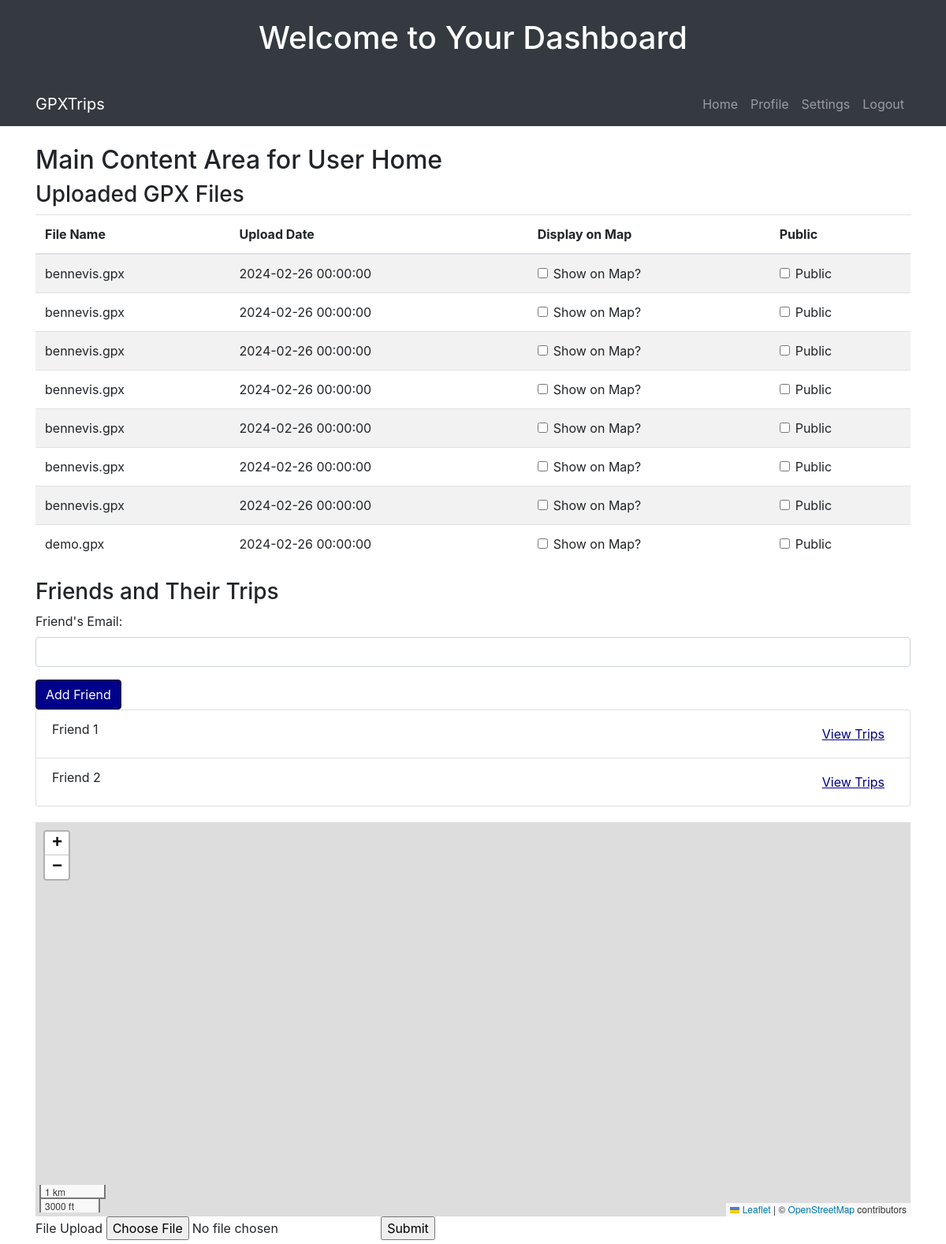
Page /user (signed in) on the committed database.
### app/models.py (models this page shows)
class Route(db.Model):
    id = db.Column(db.Integer, primary_key=True)
    user_id = db.Column(db.Integer, db.ForeignKey('user.id'), nullable=False)
    name = db.Column(db.String(128))
    upload_time = db.Column(db.DateTime)
    gpx_data = db.Column(db.LargeBinary)

### app/views.py (the view, shortened to what this page needs)
@app.route('/user',  methods=['GET', 'POST'])
@login_required
def user():
    file_upload_form = FileUploadForm()
    routes = current_user.routes
    route = None
    return render_template("user.html", title='Map', FileUploadForm=file_upload_form, route=route, routes=routes)

### app/forms.py
class FileUploadForm(FlaskForm):
    file_upload = FileField('File')
    submit_file = SubmitField('Submit')

### app/__init__.py (called while the page is built)
@login_manager.user_loader
def load_user(user_id):
    return models.User.query.get(int(user_id))

### app/templates/user.html (shortened to what this page needs)
{% extends 'base_post_login.html' %}
{% block content %}
    <h2>Main Content Area for User Home</h2>
    <head>
        <link rel="stylesheet" href="https://unpkg.com/leaflet/dist/leaflet.css" />
    </head>
    <div class="smallGap">
        <h3>Uploaded GPX Files</h3>
        <table class="table table-striped">
            <thead>
                <tr>
                    <th>File Name</th>
                    <th>Upload Date</th>
                    <th>Display on Map</th>
                    <th>Public</th>
                </tr>
            </thead>
            <tbody>
                {% for i in routes %}
                <tr>
                    <td>{{ i.name }}</td>
                    <td>{{ i.upload_time }}</td>
                    <td>
                        <div class="form-check">
                            <input class="form-check-input" type="checkbox" value="" id="displayCheckbox{{ i.id }}" onchange="displayOnMap({{ i.id }})">
                            <label class="form-check-label" for="displayCheckbox{{ i.id }}">
                                Show on Map?
                            </label>
                        </div>
                    </td>
                    <td>
                        <div class="form-check">
                            <input class="form-check-input" type="checkbox" value="" id="publicCheckbox1">
                            <label class="form-check-label" for="publicCheckbox1">
                                Public
                            </label>
                        </div>
                    </td>
                </tr>
                {% endfor %}
            </tbody>
        </table>
    </div>
    <div class="smallGap">
        <h3>Friends and Their Trips</h3>
        <form action="/add_friend" method="post">
            <div class="form-group">
                <label for="friendEmail">Friend's Email:</label>
                <input type="email" class="form-control" id="friendEmail" name="friend_email">
            </div>
            <button type="submit" id="addFriendButton" class="btn btn-primary" name="addFriendButton">Add Friend</button>
        </form>
        <ul class="list-group">
            <li class="list-group-item">
                Friend 1
                <button type="button" class="btn btn-link float-right">View Trips</button>
            </li>
            <li class="list-group-item">
                Friend 2
                <button type="button" class="btn btn-link float-right">View Trips</button>
            </li>
        </ul>
    </div>
    <body>
        <div id="test">
            <div id="map"></div>
        </div>
        <div class="form">
            <form method="POST" action="" name="fileUpload" enctype="multipart/form-data">
                <label for="fileUpload">File Upload</label>
                {{ FileUploadForm.file_upload(accept=".gpx") }}
                {{ FileUploadForm.submit_file }}
            </form>
        </div>
    </body>
{% endblock %}

### app/templates/base_post_login.html (shortened to what this page needs)
<!DOCTYPE html>
<html lang="en">
<head>
    <link rel="stylesheet" href="https://stackpath.bootstrapcdn.com/bootstrap/4.2.1/css/bootstrap.min.css"
    <script src="https://cdnjs.cloudflare.com/ajax/libs/popper.js/1.14.6/umd/popper.min.js"></script>
    <link rel="stylesheet" href="../static/css/post_login_style.css">
    <link rel="stylesheet" href="https://unpkg.com/leaflet/dist/leaflet.css" />
</head>
<body>
    <header class="bg-dark text-white text-center py-4">
        <h1>Welcome to Your Dashboard</h1>
    </header>
    <nav class="navbar navbar-expand-lg navbar-dark bg-dark">
        <div class="container">
            <a class="navbar-brand" href="#">GPXTrips</a>
            <div class="collapse navbar-collapse" id="navbarNav">
                <ul class="navbar-nav ml-auto">
                    <li class="nav-item">
                        <a class="nav-link" href="#">Home</a>
                    </li>
                    <li class="nav-item">
                        <a class="nav-link" href="#">Profile</a>
                    </li>
                    <li class="nav-item">
                        <a class="nav-link" href="#">Settings</a>
                    </li>
                    <li class="nav-item">
                        <a class="nav-link" href="#">Logout</a>
                    </li>
                </ul>
            </div>
        </div>
    </nav>
    <section class="container mt-4">
        {% block content %}{% endblock %}
    </section>
</body>
</html>

### app/static/css/post_login_style.css (style rules this page uses)
#map { height: 500px; }
.btn-primary { background-color: #00008B; border-color: #111111; color: #fff; }
.btn-link { color: #00008B; text-decoration: underline; background-color: transparent; border: none; }
.smallGap { margin-bottom: 20px; }

### rows in the picture
Route: name "bennevis.gpx", upload_time "2024-02-26 00:00:00"
Route: name "bennevis.gpx", upload_time "2024-02-26 00:00:00"
Route: name "bennevis.gpx", upload_time "2024-02-26 00:00:00"
Route: name "bennevis.gpx", upload_time "2024-02-26 00:00:00"
Route: name "bennevis.gpx", upload_time "2024-02-26 00:00:00"
Route: name "bennevis.gpx", upload_time "2024-02-26 00:00:00"
Route: name "bennevis.gpx", upload_time "2024-02-26 00:00:00"
Route: name "demo.gpx", upload_time "2024-02-26 00:00:00"
